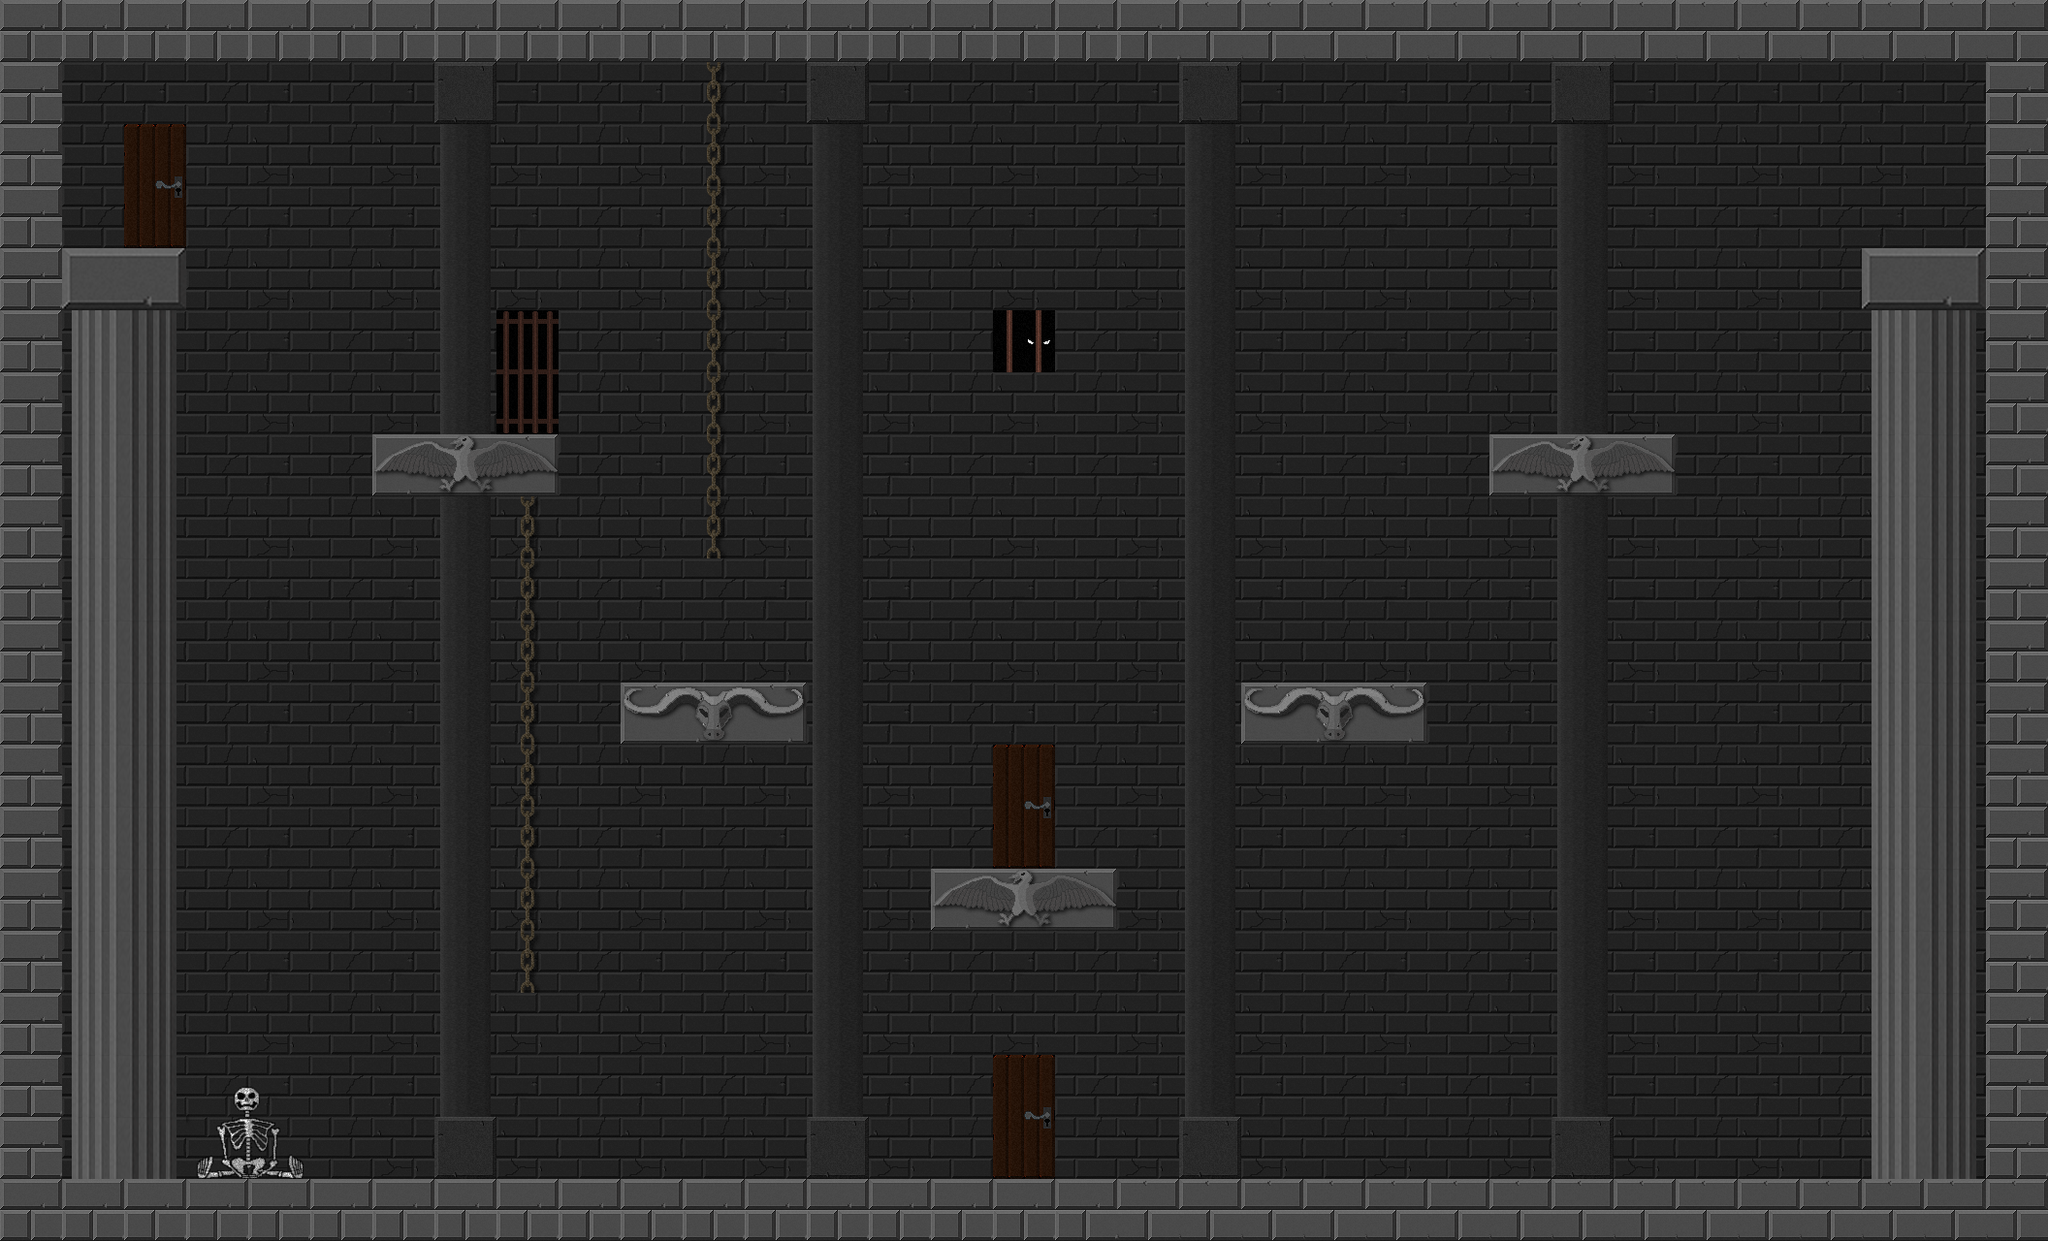

Below is a game level as drawn by its tile map, then a one-line description and the .tmx that defines it (tile-layer data replaced by summaries):
An orthogonal 33x20 tile map with 64x64 px tiles, 3 tile layers (background, decoration 1, coll), 1 hidden layer not drawn, 2 tilesets and 3 objects.

<map version="1.0" orientation="orthogonal" width="33" height="20" tilewidth="64" tileheight="64">
 <tileset firstgid="1" name="Tezture Tiles" tilewidth="64" tileheight="64">
  <image source="Tezture Tiles.png" width="512" height="640" />
 </tileset>
 <tileset firstgid="81" name="guideTexture" tilewidth="64" tileheight="64">
  <image source="guideTexture.png" width="768" height="640" />
 </tileset>
 <layer name="background" width="33" height="20">
  <data>[660 cells, 660 non-empty, 4 distinct tile ids]</data>
 </layer>
 <layer name="info" width="33" height="20" visible="0">
  <data>[660 cells, 40 non-empty, 40 distinct tile ids]</data>
 </layer>
 <layer name="decoration 1" width="33" height="20">
  <data>[660 cells, 157 non-empty, 14 distinct tile ids]</data>
 </layer>
 <layer name="coll" width="33" height="20">
  <data>[660 cells, 121 non-empty, 10 distinct tile ids]</data>
 </layer>
 <objectgroup name="playerSpawn" width="33" height="20">
  <object x="1055" y="1130">
   <ellipse />
  </object>
 </objectgroup>
 <objectgroup name="BasicFlyingMinion" width="33" height="20" />
 <objectgroup name="destructables" width="33" height="20" />
 <objectgroup name="BossFlyingBall" width="33" height="20">
  <object x="803" y="734">
   <ellipse />
  </object>
 </objectgroup>
 <objectgroup name="playerEnd" width="33" height="20">
  <object x="1052" y="808">
   <ellipse />
  </object>
 </objectgroup>
</map>